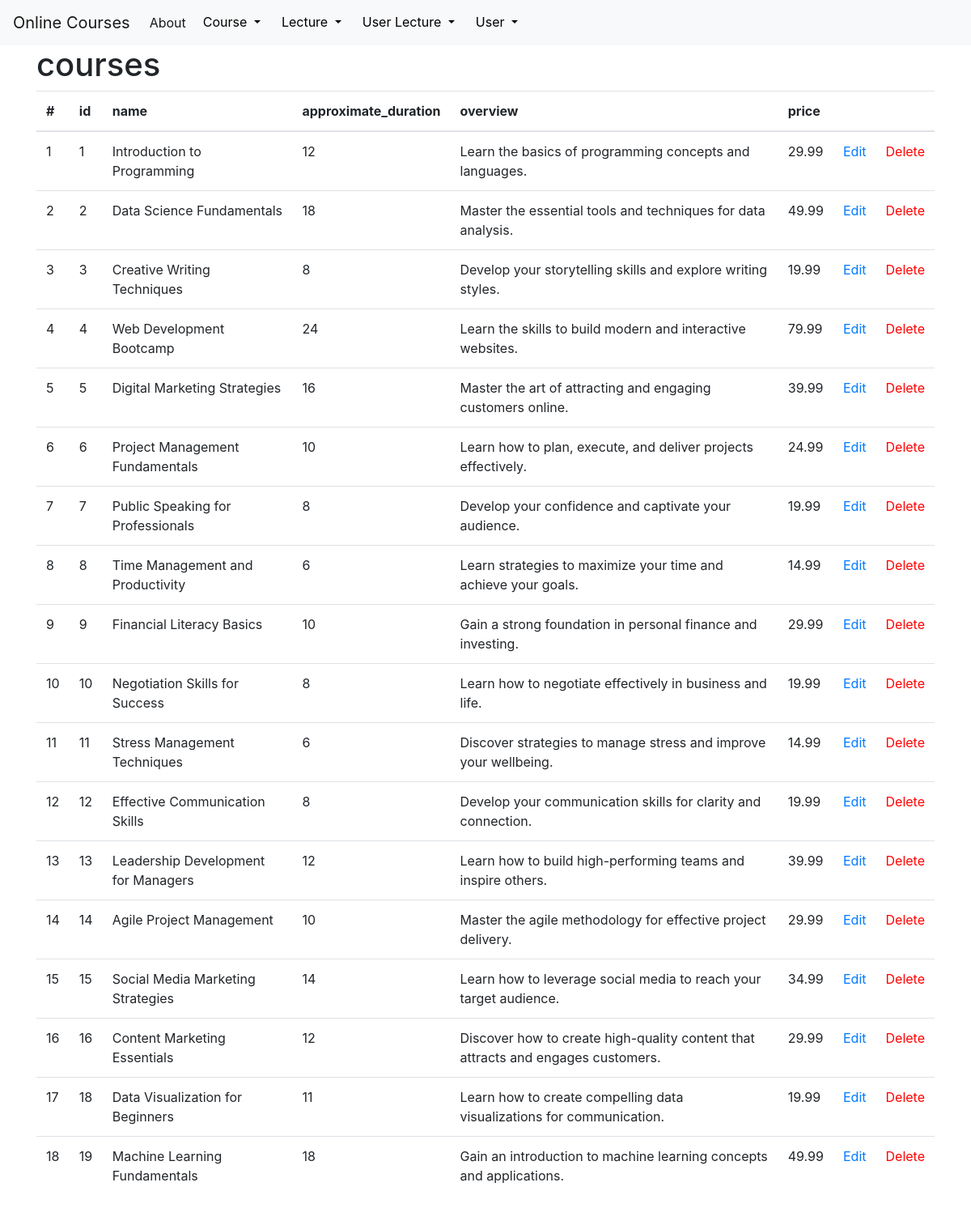
The app's page /courses, older data.
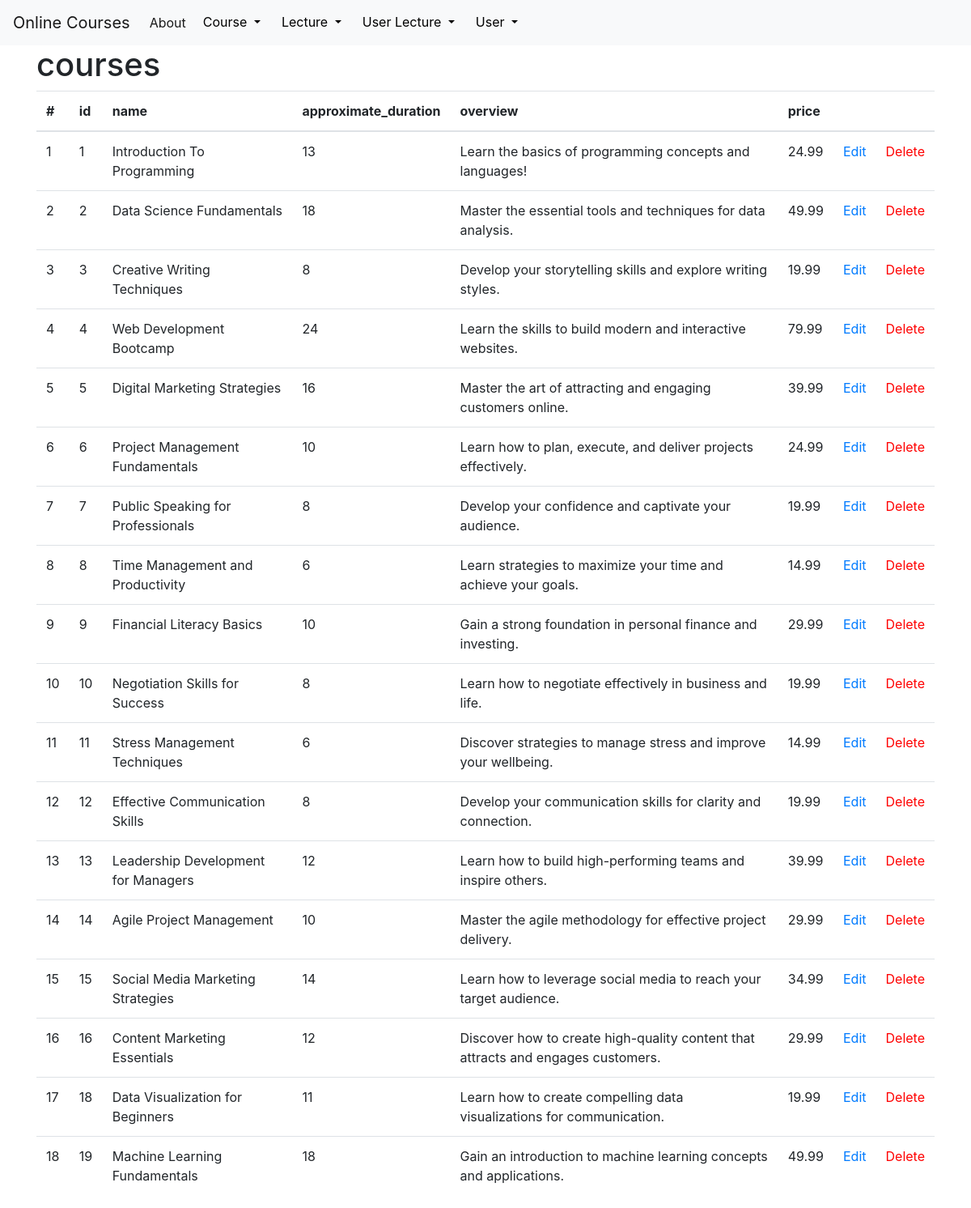
The same page, newer data.
### tables this page shows
CREATE TABLE courses (
  id INTEGER PRIMARY KEY AUTOINCREMENT,
  name VARCHAR(255) NOT NULL,
  approximate_duration INT,
  overview TEXT,
  price DECIMAL(10,2)
);

### app.py (the view)
@app.route('/<string:table_name>')
def show(table_name):
    connection = get_db_connection()
    my_class = classAdresses[table_name]
    rows = my_class.select(connection)
    return render_template('table.html', rows=rows, table_class=my_class)

### DB_Classes.py (called while the page is built)
    @classmethod
    def select(cls, db_connection, amount=None):
        query = f"SELECT * FROM '{cls.table_name}'"
        if amount is not None:
            query += " LIMIT ?"
            users = db_connection.execute(query, (amount,))
        else:
            users = db_connection.execute(query)
        return users.fetchall()

### app.py (called while the page is built)
def get_db_connection(db = 'database.db'):
    connection = sqlite3.connect(db)
    connection.row_factory = sqlite3.Row
    return connection

@app.template_filter('str')
def toString(value):
    return str(value)

@app.template_filter('table_name')
def getTableName(myClass):
    return myClass.table_name

@app.template_filter('get_attributes')
def getAttributes(myClass):
    return myClass.attributes

@app.template_filter('get_id')
def getID(myClass):
    return myClass.id

### templates/table.html
{% extends 'base.html' %}
{% block content %}
    <h1>{% block title %} {{ table_class | table_name }} {% endblock %}</h1>
    <table class="table">
      <thead>
        <tr>
          <th scope="col">#</th>
          <th scope="col">{{ table_class | get_id }}</th>
          {% for attribute in table_class | get_attributes %}
            <th scope="col">{{ attribute }}</th>
          {% endfor %}
            <th scope="col"></th>
            <th scope="col"></th>
        </tr>
      </thead>
      <tbody>
      {% for row in rows %}
        <tr>
            <td>{{ loop.index }}</td>
            <td>{{ row["id"] }}</td>
            {% for attribute in table_class | get_attributes %}
            <td>{{ row[attribute | str] }}</td>
            {% endfor %}
            <td><a href="{{ url_for('edit', table_name = table_class | table_name, element_id=row['id']) }}">Edit</a></td>
            <td><a href="{{ url_for('delete', table_name = table_class | table_name, element_id=row['id']) }}" class="delete-link">Delete</a></td>
          </tr>
      {% endfor %}
      </tbody>
    </table>
{% endblock %}

### templates/base.html (shortened to what this page needs)
<!doctype html>
<html lang="en">
  <head>
    <link rel="stylesheet" href="https://stackpath.bootstrapcdn.com/bootstrap/4.3.1/css/bootstrap.min.css">
    <link rel="stylesheet" href="{{ url_for('static', filename='css/style.css') }}">
  </head>
  <body>
    <nav class="navbar navbar-expand-md navbar-light bg-light">
        <a class="navbar-brand" href="{{ url_for('index')}}">Online Courses</a>
        <div class="collapse navbar-collapse" id="navbarNav">
            <ul class="navbar-nav">
                <li class="nav-item active">
                    <a class="nav-link" href="#">About</a>
                </li>
                <div class="dropdown">
                    <button class="btn btn-secondary dropdown-toggle" type="button" id = "dropdown1" data-toggle="dropdown" aria-haspopup="true" aria-expanded="false">
                        Course
                    </button>
                </div>
                <div class="dropdown">
                    <button class="btn btn-secondary dropdown-toggle" type="button" id = "dropdown4" data-toggle="dropdown" aria-haspopup="true" aria-expanded="false">
                        Lecture
                    </button>
                </div>
                <div class="dropdown">
                    <button class="btn btn-secondary dropdown-toggle" type="button"  id="dropdown2" data-toggle="dropdown" aria-haspopup="true" aria-expanded="false">
                        User Lecture
                    </button>
                </div>
                <div class="dropdown">
                    <button class="btn btn-secondary dropdown-toggle" type="button" id = "dropdown3" data-toggle="dropdown" aria-haspopup="true" aria-expanded="false">
                        User
                    </button>
                </div>
            </ul>
        </div>
    </nav>
    <div class="container">
      {% block content %} {% endblock %}
    </div>
  </body>
</html>

### static/css/style.css (style rules this page uses)
.dropdown-toggle { color: black; background-color: transparent; border-color: transparent; }
.delete-link { color: red; }

Row changes from the older to the newer data that the page shows:
changed courses id 1: name "Introduction to Programming" → "Introduction To Programming"
Text that changed along with them:
new list line: "13"
new list line: "Learn the basics of programming concepts and languages!"
new list line: "24.99"
list line gone: "12"
list line gone: "Learn the basics of programming concepts and languages."
list line gone: "29.99"
